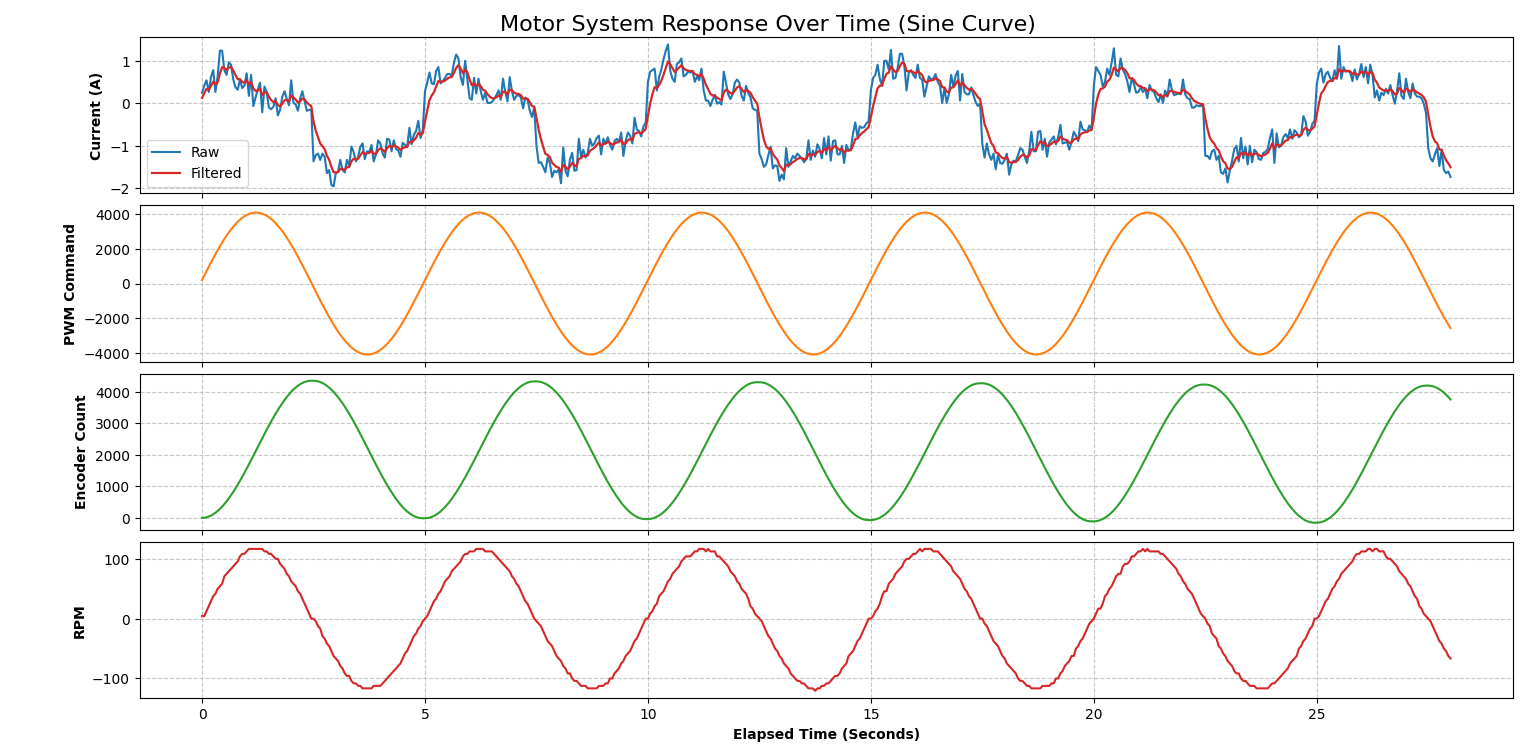

Write Python code to recreate this figure.
import pandas as pd
import matplotlib.pyplot as plt


file_path = 'motor_data_sin.csv'
df = pd.read_csv(file_path)


df['t_us'] = pd.to_numeric(df['t_us'], errors='coerce')
df = df.dropna(subset=['t_us'])


for col in ['current_A', 'pwmCmd', 'encCount', 'rpm']:
    df[col] = pd.to_numeric(df[col], errors='coerce')



start_time = df['t_us'].iloc[0]
df['t_s'] = (df['t_us'] - start_time) / 1e6


fig, axs = plt.subplots(4, 1, figsize=(10, 12), sharex=True)
fig.suptitle('Motor System Response Over Time (Sine Curve)', fontsize=16)



axs[0].plot(df['t_s'], df['current_A'], color='tab:blue', linewidth=1.5)
axs[0].plot(df['t_s'], df['filtered_A'], color='tab:red', linewidth=1.6)
axs[0].set_ylabel('Current (A)', fontweight='bold')
axs[0].grid(True, linestyle='--', alpha=0.7)
axs[0].legend(['Raw', 'Filtered'])


axs[1].plot(df['t_s'], df['pwmCmd'], color='tab:orange', linewidth=1.5)
axs[1].set_ylabel('PWM Command', fontweight='bold')
axs[1].grid(True, linestyle='--', alpha=0.7)

axs[2].plot(df['t_s'], df['encCount'], color='tab:green', linewidth=1.5)
axs[2].set_ylabel('Encoder Count', fontweight='bold')
axs[2].grid(True, linestyle='--', alpha=0.7)


axs[3].plot(df['t_s'], df['rpm'], color='tab:red', linewidth=1.5)
axs[3].set_ylabel('RPM', fontweight='bold')
axs[3].set_xlabel('Elapsed Time (Seconds)', fontweight='bold')
axs[3].grid(True, linestyle='--', alpha=0.7)


plt.tight_layout()
plt.subplots_adjust(top=0.95)

plt.show()
